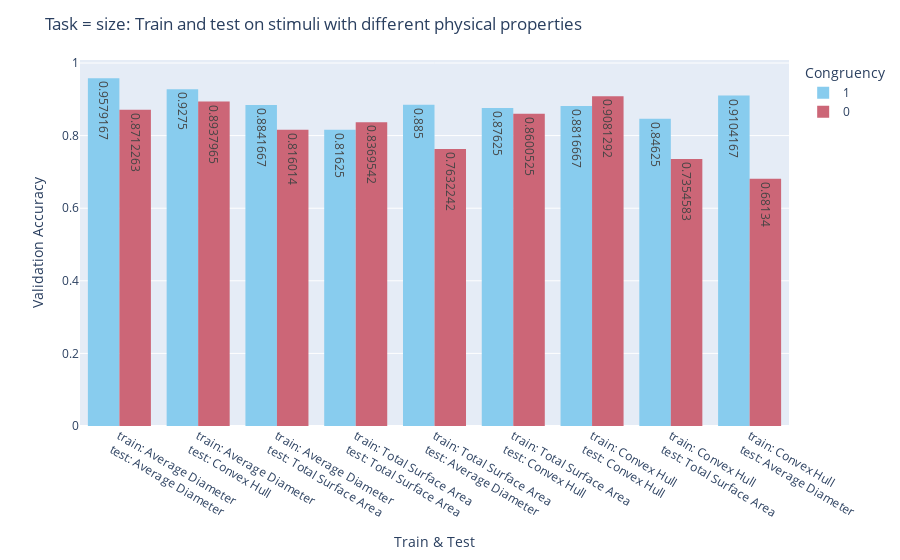
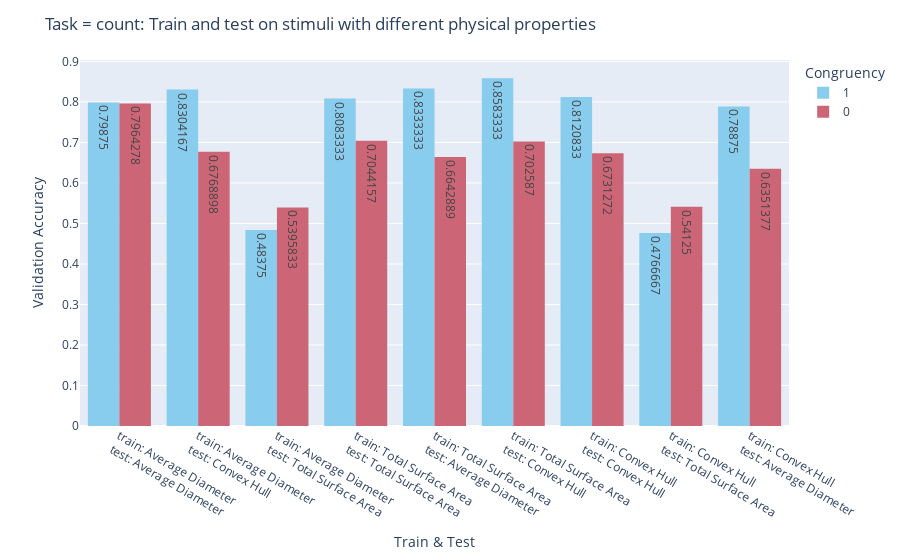
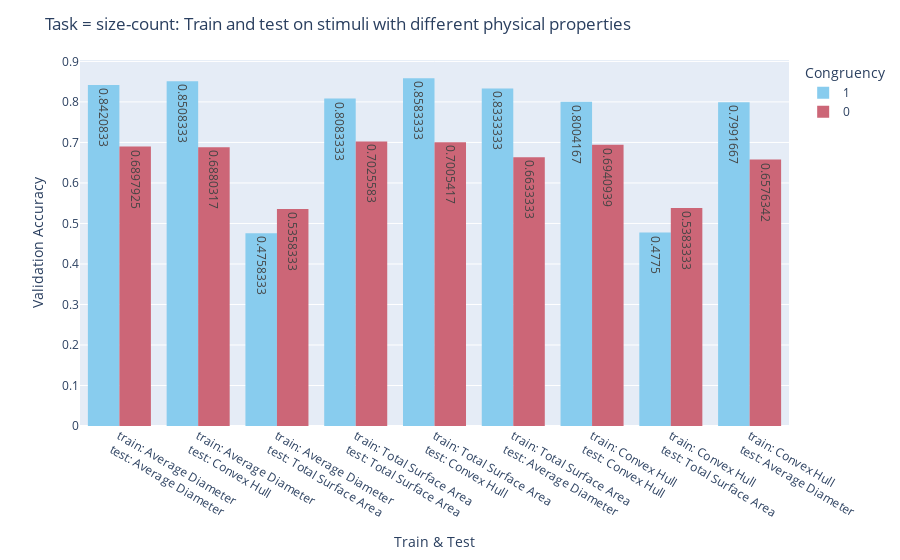
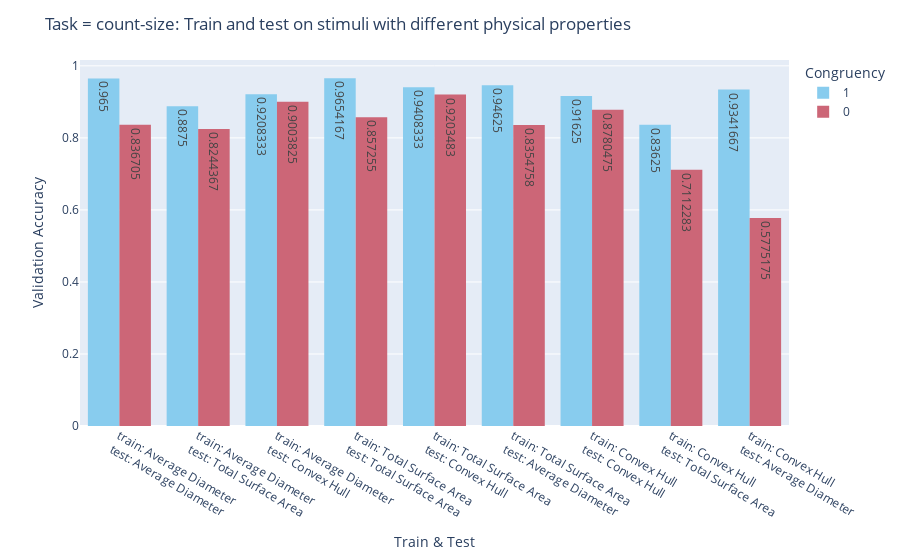

The notebook cell these images were saved under, in order:
### Code cell
for task in tasks:
    plot_graph(final_df.query(f"Task == '{task}'"), f'Task = {task}: Train and test on stimuli with different physical properties', 'Train & Test', 'Validation Accuracy', None, color='Congruency', is_line_plot=False)

### Figure 1 — Plotly figure (JSON) as saved in the notebook; plotly's stock layout.template omitted (floating-point values rounded to 4 significant figures)
{"data": [{"alignmentgroup": "True", "bingroup": "x", "histfunc": "sum", "hovertemplate": "Congruency=1<br>Train & Test=%{x}<br>sum of Validation Accuracy=%{y}<extra></extra>", "legendgroup": "1", "marker": {"color": "rgb(136, 204, 238)", "pattern": {"shape": ""}}, "name": "1", "offsetgroup": "1", "orientation": "v", "showlegend": true, "texttemplate": "%{value}", "x": ["train: Average Diameter<br>test: Average Diameter", "train: Average Diameter<br>test: Convex Hull", "train: Average Diameter<br>test: Total Surface Area", "train: Total Surface Area<br>test: Total Surface Area", "train: Total Surface Area<br>test: Average Diameter", "train: Total Surface Area<br>test: Convex Hull", "train: Convex Hull<br>test: Convex Hull", "train: Convex Hull<br>test: Total Surface Area", "train: Convex Hull<br>test: Average Diameter"], "xaxis": "x", "y": [0.9579, 0.9275, 0.8842, 0.8163, 0.885, 0.8763, 0.8817, 0.8463, 0.9104], "yaxis": "y", "type": "histogram"}, {"alignmentgroup": "True", "bingroup": "x", "histfunc": "sum", "hovertemplate": "Congruency=0<br>Train & Test=%{x}<br>sum of Validation Accuracy=%{y}<extra></extra>", "legendgroup": "0", "marker": {"color": "rgb(204, 102, 119)", "pattern": {"shape": ""}}, "name": "0", "offsetgroup": "0", "orientation": "v", "showlegend": true, "texttemplate": "%{value}", "x": ["train: Average Diameter<br>test: Average Diameter", "train: Average Diameter<br>test: Convex Hull", "train: Average Diameter<br>test: Total Surface Area", "train: Total Surface Area<br>test: Total Surface Area", "train: Total Surface Area<br>test: Average Diameter", "train: Total Surface Area<br>test: Convex Hull", "train: Convex Hull<br>test: Convex Hull", "train: Convex Hull<br>test: Total Surface Area", "train: Convex Hull<br>test: Average Diameter"], "xaxis": "x", "y": [0.8712, 0.8938, 0.816, 0.837, 0.7632, 0.8601, 0.9081, 0.7355, 0.6813], "yaxis": "y", "type": "histogram"}], "layout": {"xaxis": {"anchor": "y", "domain": [0.0, 1.0], "title": {"text": "Train & Test"}}, "yaxis": {"anchor": "x", "domain": [0.0, 1.0], "title": {"text": "Validation Accuracy"}}, "legend": {"title": {"text": "Congruency"}, "tracegroupgap": 0}, "margin": {"t": 60}, "barmode": "group", "title": {"text": "Task = size: Train and test on stimuli with different physical properties"}}}

### Figure 2 — Plotly figure (JSON) as saved in the notebook; plotly's stock layout.template omitted (floating-point values rounded to 4 significant figures)
{"data": [{"alignmentgroup": "True", "bingroup": "x", "histfunc": "sum", "hovertemplate": "Congruency=1<br>Train & Test=%{x}<br>sum of Validation Accuracy=%{y}<extra></extra>", "legendgroup": "1", "marker": {"color": "rgb(136, 204, 238)", "pattern": {"shape": ""}}, "name": "1", "offsetgroup": "1", "orientation": "v", "showlegend": true, "texttemplate": "%{value}", "x": ["train: Average Diameter<br>test: Average Diameter", "train: Average Diameter<br>test: Convex Hull", "train: Average Diameter<br>test: Total Surface Area", "train: Total Surface Area<br>test: Total Surface Area", "train: Total Surface Area<br>test: Average Diameter", "train: Total Surface Area<br>test: Convex Hull", "train: Convex Hull<br>test: Convex Hull", "train: Convex Hull<br>test: Total Surface Area", "train: Convex Hull<br>test: Average Diameter"], "xaxis": "x", "y": [0.7987, 0.8304, 0.4838, 0.8083, 0.8333, 0.8583, 0.8121, 0.4767, 0.7887], "yaxis": "y", "type": "histogram"}, {"alignmentgroup": "True", "bingroup": "x", "histfunc": "sum", "hovertemplate": "Congruency=0<br>Train & Test=%{x}<br>sum of Validation Accuracy=%{y}<extra></extra>", "legendgroup": "0", "marker": {"color": "rgb(204, 102, 119)", "pattern": {"shape": ""}}, "name": "0", "offsetgroup": "0", "orientation": "v", "showlegend": true, "texttemplate": "%{value}", "x": ["train: Average Diameter<br>test: Average Diameter", "train: Average Diameter<br>test: Convex Hull", "train: Average Diameter<br>test: Total Surface Area", "train: Total Surface Area<br>test: Total Surface Area", "train: Total Surface Area<br>test: Average Diameter", "train: Total Surface Area<br>test: Convex Hull", "train: Convex Hull<br>test: Convex Hull", "train: Convex Hull<br>test: Total Surface Area", "train: Convex Hull<br>test: Average Diameter"], "xaxis": "x", "y": [0.7964, 0.6769, 0.5396, 0.7044, 0.6643, 0.7026, 0.6731, 0.5413, 0.6351], "yaxis": "y", "type": "histogram"}], "layout": {"xaxis": {"anchor": "y", "domain": [0.0, 1.0], "title": {"text": "Train & Test"}}, "yaxis": {"anchor": "x", "domain": [0.0, 1.0], "title": {"text": "Validation Accuracy"}}, "legend": {"title": {"text": "Congruency"}, "tracegroupgap": 0}, "margin": {"t": 60}, "barmode": "group", "title": {"text": "Task = count: Train and test on stimuli with different physical properties"}}}

### Figure 3 — Plotly figure (JSON) as saved in the notebook; plotly's stock layout.template omitted (floating-point values rounded to 4 significant figures)
{"data": [{"alignmentgroup": "True", "bingroup": "x", "histfunc": "sum", "hovertemplate": "Congruency=1<br>Train & Test=%{x}<br>sum of Validation Accuracy=%{y}<extra></extra>", "legendgroup": "1", "marker": {"color": "rgb(136, 204, 238)", "pattern": {"shape": ""}}, "name": "1", "offsetgroup": "1", "orientation": "v", "showlegend": true, "texttemplate": "%{value}", "x": ["train: Average Diameter<br>test: Average Diameter", "train: Average Diameter<br>test: Convex Hull", "train: Average Diameter<br>test: Total Surface Area", "train: Total Surface Area<br>test: Total Surface Area", "train: Total Surface Area<br>test: Convex Hull", "train: Total Surface Area<br>test: Average Diameter", "train: Convex Hull<br>test: Convex Hull", "train: Convex Hull<br>test: Total Surface Area", "train: Convex Hull<br>test: Average Diameter"], "xaxis": "x", "y": [0.8421, 0.8508, 0.4758, 0.8083, 0.8583, 0.8333, 0.8004, 0.4775, 0.7992], "yaxis": "y", "type": "histogram"}, {"alignmentgroup": "True", "bingroup": "x", "histfunc": "sum", "hovertemplate": "Congruency=0<br>Train & Test=%{x}<br>sum of Validation Accuracy=%{y}<extra></extra>", "legendgroup": "0", "marker": {"color": "rgb(204, 102, 119)", "pattern": {"shape": ""}}, "name": "0", "offsetgroup": "0", "orientation": "v", "showlegend": true, "texttemplate": "%{value}", "x": ["train: Average Diameter<br>test: Average Diameter", "train: Average Diameter<br>test: Convex Hull", "train: Average Diameter<br>test: Total Surface Area", "train: Total Surface Area<br>test: Total Surface Area", "train: Total Surface Area<br>test: Convex Hull", "train: Total Surface Area<br>test: Average Diameter", "train: Convex Hull<br>test: Convex Hull", "train: Convex Hull<br>test: Total Surface Area", "train: Convex Hull<br>test: Average Diameter"], "xaxis": "x", "y": [0.6898, 0.688, 0.5358, 0.7026, 0.7005, 0.6633, 0.6941, 0.5383, 0.6576], "yaxis": "y", "type": "histogram"}], "layout": {"xaxis": {"anchor": "y", "domain": [0.0, 1.0], "title": {"text": "Train & Test"}}, "yaxis": {"anchor": "x", "domain": [0.0, 1.0], "title": {"text": "Validation Accuracy"}}, "legend": {"title": {"text": "Congruency"}, "tracegroupgap": 0}, "margin": {"t": 60}, "barmode": "group", "title": {"text": "Task = size-count: Train and test on stimuli with different physical properties"}}}

### Figure 4 — Plotly figure (JSON) as saved in the notebook; plotly's stock layout.template omitted (floating-point values rounded to 4 significant figures)
{"data": [{"alignmentgroup": "True", "bingroup": "x", "histfunc": "sum", "hovertemplate": "Congruency=1<br>Train & Test=%{x}<br>sum of Validation Accuracy=%{y}<extra></extra>", "legendgroup": "1", "marker": {"color": "rgb(136, 204, 238)", "pattern": {"shape": ""}}, "name": "1", "offsetgroup": "1", "orientation": "v", "showlegend": true, "texttemplate": "%{value}", "x": ["train: Average Diameter<br>test: Average Diameter", "train: Average Diameter<br>test: Total Surface Area", "train: Average Diameter<br>test: Convex Hull", "train: Total Surface Area<br>test: Total Surface Area", "train: Total Surface Area<br>test: Convex Hull", "train: Total Surface Area<br>test: Average Diameter", "train: Convex Hull<br>test: Convex Hull", "train: Convex Hull<br>test: Total Surface Area", "train: Convex Hull<br>test: Average Diameter"], "xaxis": "x", "y": [0.965, 0.8875, 0.9208, 0.9654, 0.9408, 0.9463, 0.9162, 0.8363, 0.9342], "yaxis": "y", "type": "histogram"}, {"alignmentgroup": "True", "bingroup": "x", "histfunc": "sum", "hovertemplate": "Congruency=0<br>Train & Test=%{x}<br>sum of Validation Accuracy=%{y}<extra></extra>", "legendgroup": "0", "marker": {"color": "rgb(204, 102, 119)", "pattern": {"shape": ""}}, "name": "0", "offsetgroup": "0", "orientation": "v", "showlegend": true, "texttemplate": "%{value}", "x": ["train: Average Diameter<br>test: Average Diameter", "train: Average Diameter<br>test: Total Surface Area", "train: Average Diameter<br>test: Convex Hull", "train: Total Surface Area<br>test: Total Surface Area", "train: Total Surface Area<br>test: Convex Hull", "train: Total Surface Area<br>test: Average Diameter", "train: Convex Hull<br>test: Convex Hull", "train: Convex Hull<br>test: Total Surface Area", "train: Convex Hull<br>test: Average Diameter"], "xaxis": "x", "y": [0.8367, 0.8244, 0.9004, 0.8573, 0.9203, 0.8355, 0.878, 0.7112, 0.5775], "yaxis": "y", "type": "histogram"}], "layout": {"xaxis": {"anchor": "y", "domain": [0.0, 1.0], "title": {"text": "Train & Test"}}, "yaxis": {"anchor": "x", "domain": [0.0, 1.0], "title": {"text": "Validation Accuracy"}}, "legend": {"title": {"text": "Congruency"}, "tracegroupgap": 0}, "margin": {"t": 60}, "barmode": "group", "title": {"text": "Task = count-size: Train and test on stimuli with different physical properties"}}}
